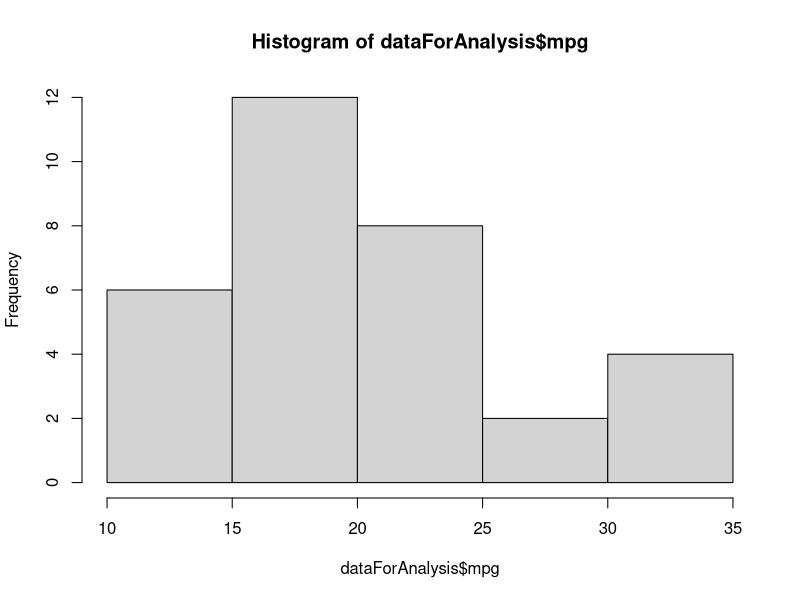
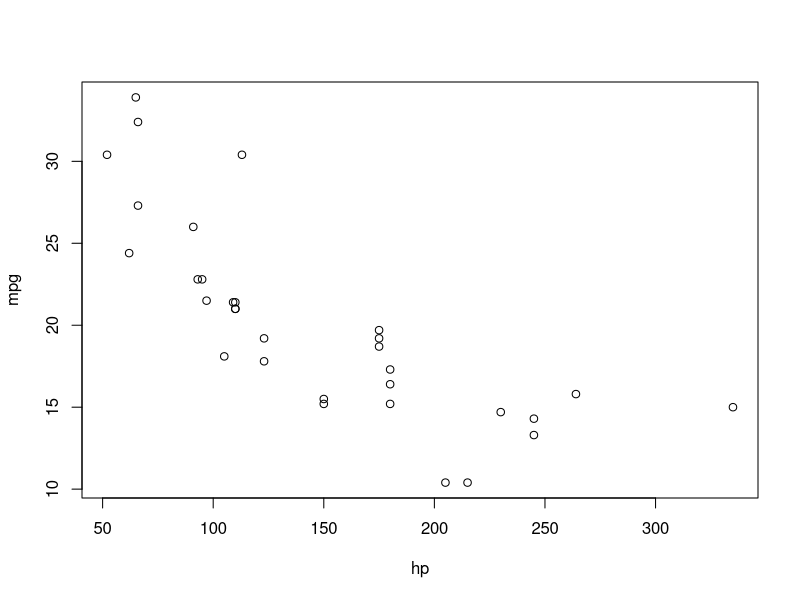
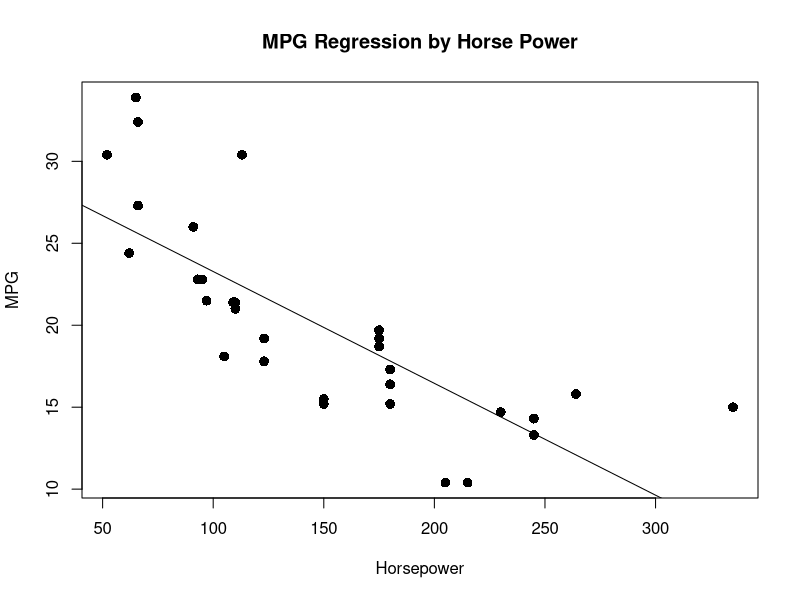
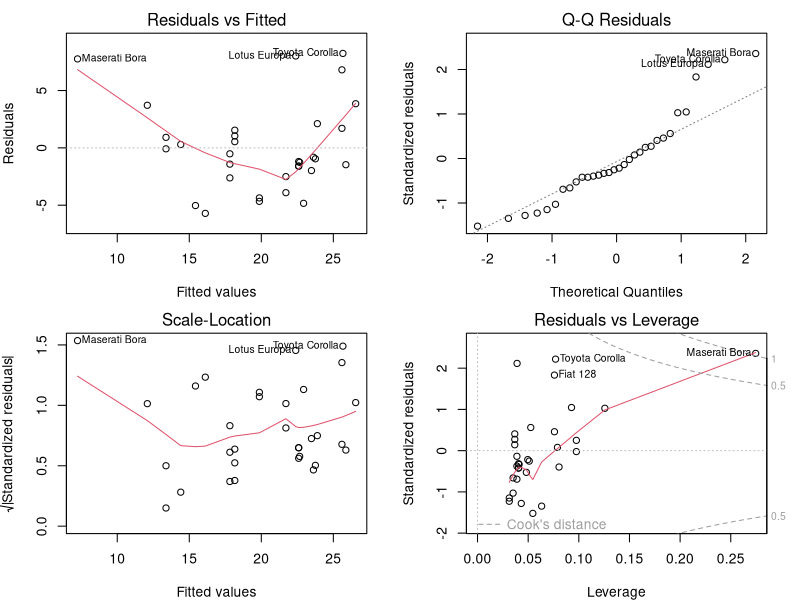

Here is the R script that generated these plots, in order:
## ---- chunk 1

dataForAnalysis=mtcars

## ---- chunk 2

hist(dataForAnalysis$mpg)

## ---- chunk 3

plot(mpg ~ hp, data = dataForAnalysis)

## ---- chunk 4

modelResult <- lm(mpg ~ hp, data = dataForAnalysis)

summary(modelResult)

## ---- chunk 5
plot(dataForAnalysis$hp,dataForAnalysis$mpg,main = "MPG Regression by Horse Power",
abline(modelResult),cex = 1.3,pch = 16,xlab = "Horsepower",ylab = "MPG")


## ---- chunk 6

op=par(mfrow=c(2,2),mar=c(4,4,2,2))
plot(modelResult)

par(op)

## ---- chunk 7

newData <- data.frame(hp = c(NewCar1=110,NewCar2=170))
result <-  predict(modelResult,newData)
print(result)


